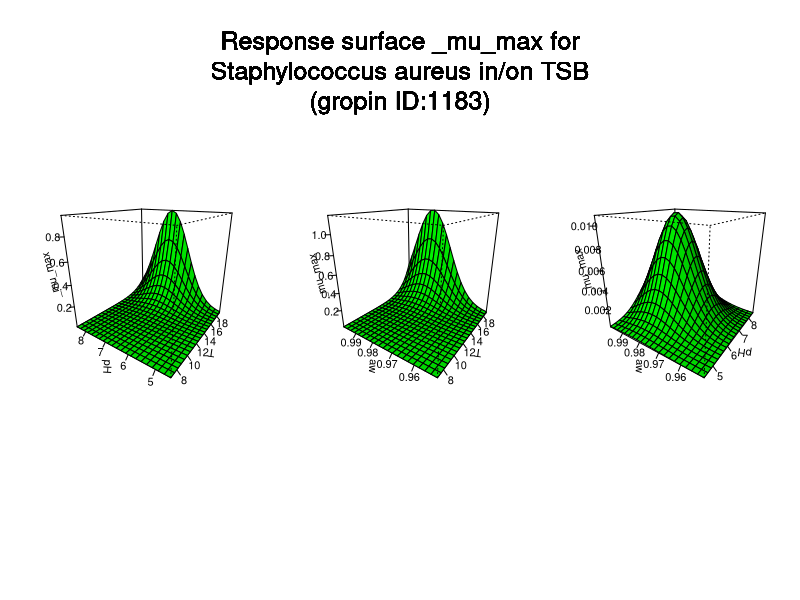

Reproduce this figure in R.
#############################
# start of Parameter script
#############################
T <- seq(7.007,18.981018981019,length.out=21)
pH <- seq(4.5045,8.49150849150849,length.out=21)
aw <- seq(0.95095,0.998001998001998,length.out=21)
#############################
# end of Parameter script
#############################
############################# 
# start of Model script Gropin ID 1183 
#############################
 
# constant coefficients for this model
 
variables <- data.frame(T,pH,aw)
argumentsPar <- expand.grid(variables)
 
# heart of the model
response_surface <- function(T,pH,aw) {
   mumax <-exp(-4255.9+((-312.17)/T)+(1016.7/(T*T))+8620*aw+((-4387)*aw*aw)+10.334*pH+(-0.750)*pH*pH)

return(mumax=mumax)
} 

# output parameters
responseSurface <- cbind(argumentsPar,response_surface(argumentsPar['T'],argumentsPar['pH'],argumentsPar['aw']))
colnames(responseSurface) <- c(colnames(argumentsPar),'mumax')
#############################
# End of Model script
#############################
############################# 
# start of Visualisation script Gropin ID 1183 
#############################
argPar1 <- expand.grid(T,pH)
argPar2 <- expand.grid(T,aw)
argPar3 <- expand.grid(pH,aw)
z1 <- matrix(unlist(response_surface(argPar1[1],argPar1[2],aw[10])),nrow=21)
z2 <- matrix(unlist(response_surface(argPar2[1],pH[10],argPar2[2])),nrow=21)
z3 <- matrix(unlist(response_surface(T[10],argPar3[1],argPar3[2])),nrow=21)
par(mfrow = c(1,3))
persp(T,pH,z1,col = 'green',xlab='T',ylab='pH',zlab='_mu_max',theta=305,phi=20,shade=0.25,ticktype = 'detailed')
persp(T,aw,z2,col = 'green',xlab='T',ylab='aw',zlab='_mu_max',theta=305,phi=20,shade=0.25,ticktype = 'detailed')
persp(pH,aw,z3,col = 'green',xlab='pH',ylab='aw',zlab='_mu_max',theta=305,phi=20,shade=0.25,ticktype = 'detailed')
mtext('Response surface _mu_max for
Staphylococcus aureus in/on TSB
(gropin ID:1183)',outer=T,  cex=1.5, line=-8.5, side=3)
#############################
# End of Visualisation script
#############################
